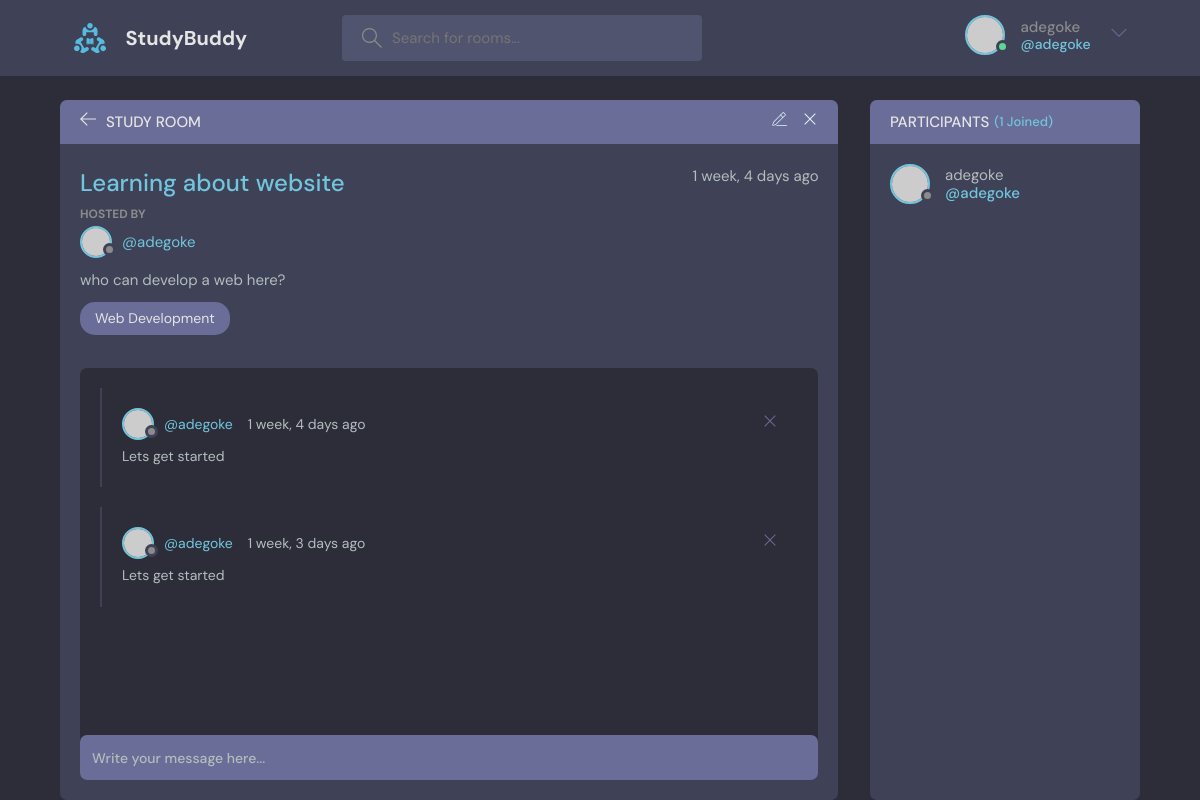
Page /room/11/ (signed in) on the earlier database version.
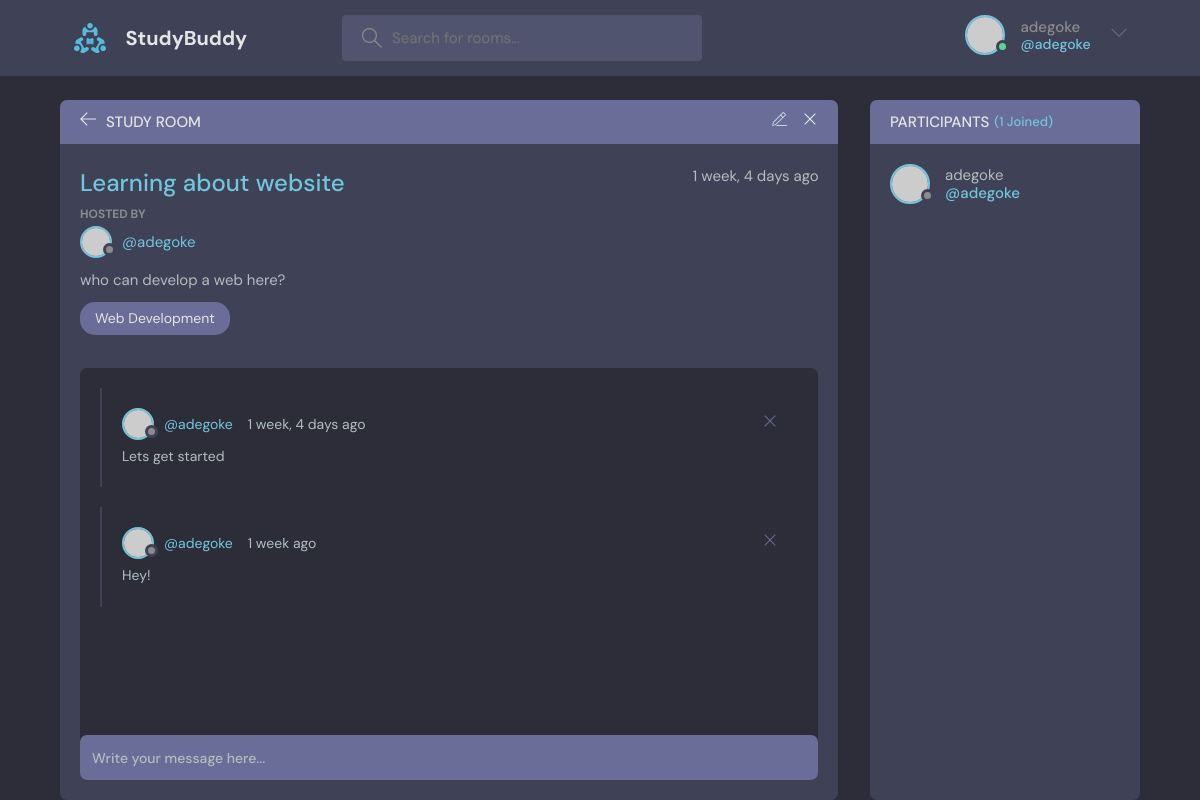
Same page on the later database version.
### tunde/models.py (models this page shows, shortened)
class Message(models.Model):
    user=models.ForeignKey(User, on_delete=models.CASCADE)
    room=models.ForeignKey(Room, on_delete=models.CASCADE)
    body=models.TextField(blank=True)
    created_date=models.DateTimeField(auto_now_add=True)
    updated_date=models.DateTimeField(auto_now=True)

### tunde/views.py (the view, shortened to what this page needs)
# urls.py: path('room/<str:pk>/', views.room, name='room'),
@login_required(login_url='login')
def room(request, pk):
    room=Room.objects.get(id=pk)
    room_messages=room.message_set.all()
    participants=room.participants.all()
    context={'room':room, 'room_messages':room_messages, 'participants':participants }
    return render(request, 'tunde/room.html', context)

### tunde/models.py (called while the page is built)
    def __str__(self):
        return self.name

### tunde/templates/tunde/room.html (shortened to what the changed rows need)
{% extends 'main.html' %}
   {% block content %}
   <main class="profile-page layout layout--2">
    <div class="container">
      <div class="room">
        <div class="room__box scroll">
          <div class="room__conversation">
            <div class="threads scroll">
              {% for x in  room_messages %}
              <div class="thread">
                <div class="thread__top">
                  <div class="thread__author">
                    <a href="{% url 'profile' x.user.id %}" class="thread__authorInfo">
                      <div class="avatar avatar--small">
                        <img src="https://randomuser.me/api/portraits/men/37.jpg" />
                      </div>
                      <span>@{{x.user.username}}</span>
                    </a>
                    <span class="thread__date">{{x.created_date|timesince}} ago</span>
                  </div>
                 <a href="{% url 'delete-message' x.id %}">
                  <div class="thread__delete">
                    <svg version="1.1" xmlns="http://www.w3.org/2000/svg" width="32" height="32" viewBox="0 0 32 32">
                      <title>remove</title>
                      <path
                        d="M27.314 6.019l-1.333-1.333-9.98 9.981-9.981-9.981-1.333 1.333 9.981 9.981-9.981 9.98 1.333 1.333 9.981-9.98 9.98 9.98 1.333-1.333-9.98-9.98 9.98-9.981z"
                      ></path>
                    </svg>
                  </div>
                 </a>
                </div>
                <div class="thread__details">
                  {{x.body}}
                </div>
              </div>
              {% endfor %}
            </div>
          </div>
        </div>
      </div>
      <div class="participants">
        <div class="participants__list scroll">
          {% for item in participants   %}
          <a href="{% url 'profile' item.id %}" class="participant">
            <div class="avatar avatar--medium">
              <img src="https://randomuser.me/api/portraits/men/37.jpg" />
            </div>
            <p>
              {{item.username}}
              <span>@{{item.username}}</span>
            </p>
          </a>
          {% endfor %}
        </div>
      </div>
    </div>
  </main>
   {% endblock %}

### templates/navbar.html (shortened to what this page needs)
{% load static %}
<header class="header header--loggedIn">
    <div class="container">
      <a href="{% url 'home' %}" class="header__logo">
        <img src="{% static 'images/logo.svg' %}" />
        <h1>StudyBuddy</h1>
      </a>
      <form class="header__search" action="{% url 'home' %}" method="GET">
        <label>
          <input placeholder="Search for rooms..."  name="q"/>
        </label>
      </form>
      <nav class="header__menu">
        {% if request.user.is_authenticated %}
        <div class="header__user">
          <a href="{% url 'profile' user.id %}">
            <div class="avatar avatar--medium active">
              <img src="https://randomuser.me/api/portraits/men/37.jpg" />
            </div>
            <p>{{request.user}} <span>@{{request.user}}</span></p>
          </a>
          <button class="dropdown-button">
            <svg version="1.1" xmlns="http://www.w3.org/2000/svg" width="32" height="32" viewBox="0 0 32 32">
              <title>chevron-down</title>
              <path d="M16 21l-13-13h-3l16 16 16-16h-3l-13 13z"></path>
            </svg>
          </button>
        </div>
        {% else %}
        <a href="{% url 'login' %}">
          <img src="{%  static 'images/avatar.svg' %}" />
          <p>Login</p>
        </a>
        {% endif %}
      </nav>
    </div>
  </header>

Differences in the rows shown:
removed Message: user.username "adegoke", created_date "1 week, 3 days", body "Lets get started"
added Message: user.username "adegoke", created_date "1 week", body "Hey!"
